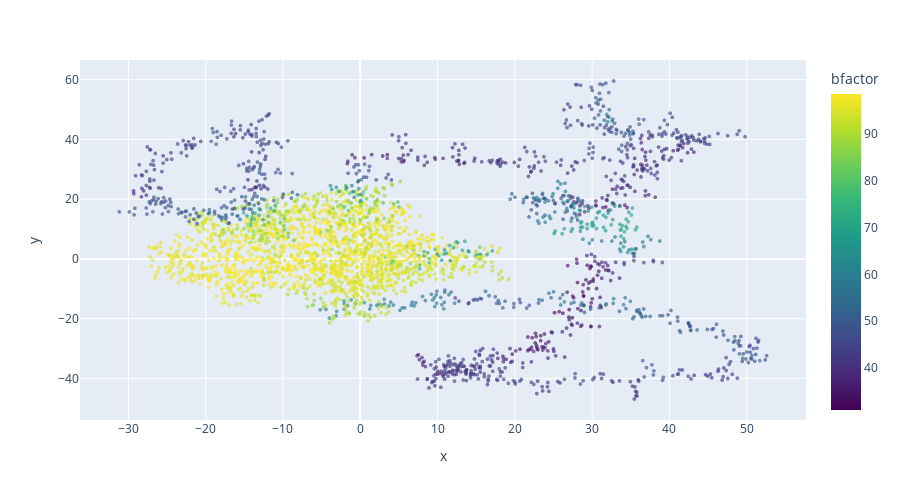

Notebook cell for this chart:
### Markdown cell above
# Plotly

For completeness this shows you a use of the plotly library with this data in 2d and 3d, the main difference being the interactive element.

### Code cell
import plotly.express as px
fig = px.scatter(data, x='x', y='y',color='bfactor',title='',width=900, height=500, 
                    opacity=0.65, color_continuous_scale=px.colors.sequential.Viridis)
fig.update_traces(marker=dict(size=4,line=dict(width=0.000,color='grey')),selector=dict(mode='markers'))
fig.show()

### Figure 1 — Plotly figure (JSON) as saved in the notebook; plotly's stock layout.template omitted (floating-point values rounded to 4 significant figures; data arrays with more than 128 entries replaced by an {"elided": "..."} marker saying what was removed)
{"data": [{"hovertemplate": "x=%{x}<br>y=%{y}<br>bfactor=%{marker.color}<extra></extra>", "legendgroup": "", "marker": {"color": {"elided": "3060 float values"}, "coloraxis": "coloraxis", "line": {"color": "grey", "width": 0}, "opacity": 0.65, "size": 4, "symbol": "circle"}, "mode": "markers", "name": "", "showlegend": false, "type": "scattergl", "x": {"elided": "3060 float values"}, "xaxis": "x", "y": {"elided": "3060 float values"}, "yaxis": "y"}], "layout": {"coloraxis": {"colorbar": {"title": {"text": "bfactor"}}, "colorscale": [[0, "#440154"], [0.1111, "#482878"], [0.2222, "#3e4989"], [0.3333, "#31688e"], [0.4444, "#26828e"], [0.5556, "#1f9e89"], [0.6667, "#35b779"], [0.7778, "#6ece58"], [0.8889, "#b5de2b"], [1, "#fde725"]]}, "height": 500, "legend": {"tracegroupgap": 0}, "margin": {"t": 60}, "width": 900, "xaxis": {"anchor": "y", "autorange": true, "domain": [0, 1], "range": [-36.26, 57.67], "title": {"text": "x"}, "type": "linear"}, "yaxis": {"anchor": "x", "autorange": true, "domain": [0, 1], "range": [-53.9, 66.58], "title": {"text": "y"}, "type": "linear"}}}
